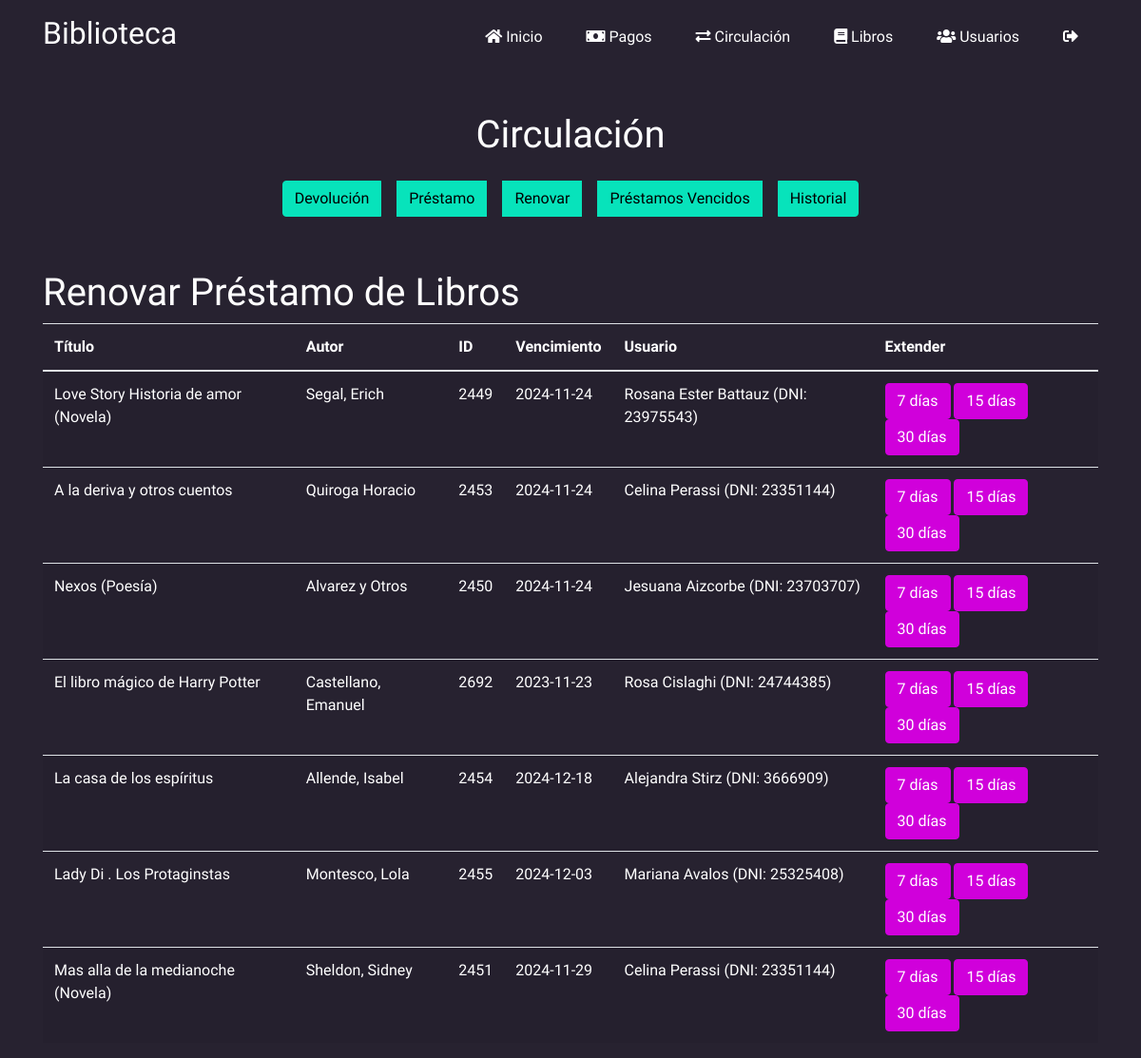
The app's page /circulacion/renovar_viejo.php (signed in) with its own data.
### tables this page shows
CREATE TABLE `prestamos` (
  `id` int(11) NOT NULL,
  `id_libro` int(11) NOT NULL,
  `id_usuario` int(11) NOT NULL,
  `vencimiento` date NOT NULL
);

CREATE TABLE `libros` (
  `AUTOR` varchar(255) NOT NULL,
  `TITULO` varchar(255) NOT NULL,
  `EDITORIAL` varchar(255) NOT NULL,
  `ISBN` varchar(50) NOT NULL,
  `ID` int(11) NOT NULL,
  `ESTANTE` varchar(255) DEFAULT NULL,
  `CATEGORIA` varchar(255) DEFAULT NULL,
  `CDU` varchar(255) DEFAULT NULL,
  `NUMERO` varchar(255) DEFAULT NULL,
  `ESTADO` varchar(255) DEFAULT NULL
);

CREATE TABLE `usuarios` (
  `id` int(11) NOT NULL,
  `password` text NOT NULL,
  `apellido` varchar(255) NOT NULL,
  `dni` varchar(20) NOT NULL,
  `categoria` varchar(50) NOT NULL,
  `correo` varchar(255) NOT NULL,
  `telefono` varchar(20) NOT NULL,
  `numero_de_socio` int(11) NOT NULL,
  `tipo_usuario` enum('administrador','socio') NOT NULL DEFAULT 'socio',
  `nombre` varchar(255) NOT NULL,
  `direccion` varchar(255) NOT NULL,
  `genero` varchar(10) DEFAULT NULL
);

### circulacion/renovar_viejo.php (the view, shortened to what this page needs)
<?php include 'header_circulacion.php'; ?>
<?php
include '../db_connection.php';
$libros_sql = "SELECT prestamos.id AS prestamo_id, libros.id AS libro_id, libros.titulo, libros.autor, prestamos.vencimiento,
                      usuarios.nombre, usuarios.apellido, usuarios.dni
               FROM prestamos
               LEFT JOIN libros ON prestamos.id_libro = libros.id
               LEFT JOIN usuarios ON prestamos.id_usuario = usuarios.id
               WHERE prestamos.vencimiento IS NOT NULL";
$libros_result = $conn->query($libros_sql);
?>
<!DOCTYPE html>
<html lang="es">
<head>
    <link rel="stylesheet" href="https://stackpath.bootstrapcdn.com/bootstrap/4.5.2/css/bootstrap.min.css">
</head>
<body>
    <div class="container mt-5">
        <h1>Renovar Préstamo de Libros</h1>
        <table class="table table-striped">
            <thead>
                <tr>
                    <th>Título</th>
                    <th>Autor</th>
                    <th>ID</th>
                    <th>Vencimiento</th>
                    <th>Usuario</th>
                    <th>Extender</th>
                </tr>
            </thead>
            <tbody>
                <?php while($row = $libros_result->fetch_assoc()): ?>
                    <tr>
                        <td><?php echo $row['titulo']; ?></td>
                        <td><?php echo $row['autor']; ?></td>
                        <td><?php echo $row['libro_id']; ?></td>
                        <td><?php echo $row['vencimiento']; ?></td>
                        <td><?php echo $row['nombre'] . " " . $row['apellido'] . " (DNI: " . $row['dni'] . ")"; ?></td>
                        <td>
                            <form method="POST" action="renovar.php" class="d-inline">
                                <button type="submit" name="extender" class="btn btn-primary buscar-btn">7 días</button>
                            </form>
                            <form method="POST" action="renovar.php" class="d-inline">
                                <button type="submit" name="extender" class="btn btn-primary buscar-btn">15 días</button>
                            </form>
                            <form method="POST" action="renovar.php" class="d-inline">
                                <button type="submit" name="extender" class="btn btn-primary buscar-btn">30 días</button>
                            </form>
                        </td>
                    </tr>
                <?php endwhile; ?>
            </tbody>
        </table>
    </div>
</body>
</html>

### header.php (style rules this page uses)
.lexend-custom { font-family: 'Lexend', sans-serif; font-optical-sizing: auto; font-weight: 400; font-style: normal; }
body { padding-top: 70px; }
.buscar-btn { background-color: #d000db !important; border-color: #d000db !important; }

### circulacion/header_circulacion.php (style rules this page uses)
body, body * { color: white !important; }
body { background-color: #272230 !important; color: white !important; }

### records on screen
prestamos: id_libro.TITULO "Love Story Historia de amor (Novela)", id_libro.AUTOR "Segal, Erich", id_libro.ID "2449", vencimiento "2024-11-24", id_usuario.nombre "Rosana Ester", id_usuario.apellido "Battauz", id_usuario.dni "23975543"
prestamos: id_libro.TITULO "A la deriva y otros cuentos", id_libro.AUTOR "Quiroga Horacio", id_libro.ID "2453", vencimiento "2024-11-24", id_usuario.nombre "Celina", id_usuario.apellido "Perassi", id_usuario.dni "23351144"
prestamos: id_libro.TITULO "Nexos (Poesía)", id_libro.AUTOR "Alvarez y Otros", id_libro.ID "2450", vencimiento "2024-11-24", id_usuario.nombre "Jesuana", id_usuario.apellido "Aizcorbe", id_usuario.dni "23703707"
prestamos: id_libro.TITULO "El libro mágico de Harry Potter", id_libro.AUTOR "Castellano, Emanuel", id_libro.ID "2692", vencimiento "2023-11-23", id_usuario.nombre "Rosa", id_usuario.apellido "Cislaghi", id_usuario.dni "24744385"
prestamos: id_libro.TITULO "La casa de los espíritus", id_libro.AUTOR "Allende, Isabel", id_libro.ID "2454", vencimiento "2024-12-18", id_usuario.nombre "Alejandra", id_usuario.apellido "Stirz", id_usuario.dni "3666909"
prestamos: id_libro.TITULO "Lady Di . Los Protaginstas", id_libro.AUTOR "Montesco, Lola", id_libro.ID "2455", vencimiento "2024-12-03", id_usuario.nombre "Mariana", id_usuario.apellido "Avalos", id_usuario.dni "25325408"
prestamos: id_libro.TITULO "Mas alla de la medianoche (Novela)", id_libro.AUTOR "Sheldon, Sidney", id_libro.ID "2451", vencimiento "2024-11-29", id_usuario.nombre "Celina", id_usuario.apellido "Perassi", id_usuario.dni "23351144"
